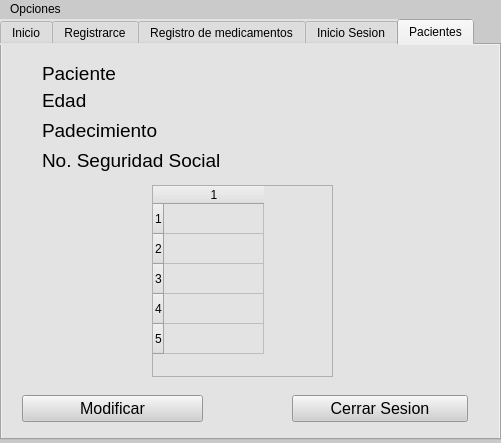
<?xml version="1.0" encoding="UTF-8"?>
<ui version="4.0">
 <class>MainWindow</class>
 <widget class="QMainWindow" name="MainWindow">
  <property name="geometry">
   <rect>
    <x>0</x>
    <y>0</y>
    <width>501</width>
    <height>443</height>
   </rect>
  </property>
  <property name="minimumSize">
   <size>
    <width>501</width>
    <height>443</height>
   </size>
  </property>
  <property name="maximumSize">
   <size>
    <width>501</width>
    <height>443</height>
   </size>
  </property>
  <property name="cursor">
   <cursorShape>PointingHandCursor</cursorShape>
  </property>
  <property name="windowTitle">
   <string>Pastillero</string>
  </property>
  <property name="styleSheet">
   <string notr="true">background-color: rgb(202, 202, 202);</string>
  </property>
  <widget class="QWidget" name="centralwidget">
   <widget class="QTabWidget" name="tabWidget">
    <property name="geometry">
     <rect>
      <x>0</x>
      <y>0</y>
      <width>501</width>
      <height>421</height>
     </rect>
    </property>
    <property name="minimumSize">
     <size>
      <width>501</width>
      <height>421</height>
     </size>
    </property>
    <property name="maximumSize">
     <size>
      <width>501</width>
      <height>421</height>
     </size>
    </property>
    <property name="styleSheet">
     <string notr="true">background-color: rgb(227, 227, 227);</string>
    </property>
    <property name="currentIndex">
     <number>4</number>
    </property>
    <widget class="QWidget" name="tab_inicio">
     <attribute name="title">
      <string>Inicio</string>
     </attribute>
     <widget class="QWidget" name="horizontalLayoutWidget">
      <property name="geometry">
       <rect>
        <x>60</x>
        <y>30</y>
        <width>361</width>
        <height>131</height>
       </rect>
      </property>
      <layout class="QHBoxLayout" name="horizontalLayout">
       <item>
        <spacer name="horizontalSpacer">
         <property name="orientation">
          <enum>Qt::Horizontal</enum>
         </property>
         <property name="sizeHint" stdset="0">
          <size>
           <width>40</width>
           <height>20</height>
          </size>
         </property>
        </spacer>
       </item>
       <item>
        <widget class="QLabel" name="label">
         <property name="font">
          <font>
           <pointsize>16</pointsize>
          </font>
         </property>
         <property name="styleSheet">
          <string notr="true">background-color: rgb(227,227,227);</string>
         </property>
         <property name="text">
          <string>Bienvenido a su pastillero digital</string>
         </property>
        </widget>
       </item>
       <item>
        <spacer name="horizontalSpacer_2">
         <property name="orientation">
          <enum>Qt::Horizontal</enum>
         </property>
         <property name="sizeHint" stdset="0">
          <size>
           <width>40</width>
           <height>20</height>
          </size>
         </property>
        </spacer>
       </item>
      </layout>
     </widget>
     <widget class="QPushButton" name="btn_registrarce">
      <property name="geometry">
       <rect>
        <x>270</x>
        <y>260</y>
        <width>176</width>
        <height>27</height>
       </rect>
      </property>
      <property name="font">
       <font>
        <pointsize>12</pointsize>
       </font>
      </property>
      <property name="styleSheet">
       <string notr="true">background-color: rgb(208, 208, 208);</string>
      </property>
      <property name="text">
       <string>Registrarce</string>
      </property>
     </widget>
     <widget class="QPushButton" name="btn_busqueda">
      <property name="geometry">
       <rect>
        <x>50</x>
        <y>260</y>
        <width>181</width>
        <height>27</height>
       </rect>
      </property>
      <property name="font">
       <font>
        <pointsize>12</pointsize>
       </font>
      </property>
      <property name="styleSheet">
       <string notr="true">background-color: rgb(208, 208, 208);</string>
      </property>
      <property name="text">
       <string>Iniciar Sesion</string>
      </property>
     </widget>
    </widget>
    <widget class="QWidget" name="tab_registro_px">
     <attribute name="title">
      <string>Registrarce</string>
     </attribute>
     <widget class="QWidget" name="horizontalLayoutWidget_2">
      <property name="geometry">
       <rect>
        <x>90</x>
        <y>0</y>
        <width>303</width>
        <height>71</height>
       </rect>
      </property>
      <layout class="QHBoxLayout" name="horizontalLayout_2">
       <item>
        <spacer name="horizontalSpacer_3">
         <property name="orientation">
          <enum>Qt::Horizontal</enum>
         </property>
         <property name="sizeHint" stdset="0">
          <size>
           <width>40</width>
           <height>20</height>
          </size>
         </property>
        </spacer>
       </item>
       <item>
        <widget class="QLabel" name="label_2">
         <property name="font">
          <font>
           <pointsize>16</pointsize>
          </font>
         </property>
         <property name="text">
          <string>Registro datos del Paciente</string>
         </property>
        </widget>
       </item>
       <item>
        <spacer name="horizontalSpacer_4">
         <property name="orientation">
          <enum>Qt::Horizontal</enum>
         </property>
         <property name="sizeHint" stdset="0">
          <size>
           <width>40</width>
           <height>20</height>
          </size>
         </property>
        </spacer>
       </item>
      </layout>
     </widget>
     <widget class="QLabel" name="label_3">
      <property name="geometry">
       <rect>
        <x>40</x>
        <y>120</y>
        <width>101</width>
        <height>16</height>
       </rect>
      </property>
      <property name="font">
       <font>
        <pointsize>14</pointsize>
       </font>
      </property>
      <property name="text">
       <string>Nombre</string>
      </property>
     </widget>
     <widget class="QLabel" name="label_4">
      <property name="geometry">
       <rect>
        <x>40</x>
        <y>150</y>
        <width>61</width>
        <height>31</height>
       </rect>
      </property>
      <property name="font">
       <font>
        <pointsize>14</pointsize>
       </font>
      </property>
      <property name="text">
       <string>Edad</string>
      </property>
     </widget>
     <widget class="QLabel" name="label_5">
      <property name="geometry">
       <rect>
        <x>40</x>
        <y>190</y>
        <width>131</width>
        <height>31</height>
       </rect>
      </property>
      <property name="font">
       <font>
        <pointsize>14</pointsize>
       </font>
      </property>
      <property name="text">
       <string>Padecimiento</string>
      </property>
     </widget>
     <widget class="QLabel" name="label_6">
      <property name="geometry">
       <rect>
        <x>40</x>
        <y>230</y>
        <width>151</width>
        <height>31</height>
       </rect>
      </property>
      <property name="font">
       <font>
        <pointsize>14</pointsize>
       </font>
      </property>
      <property name="text">
       <string>No. Seguro Social</string>
      </property>
     </widget>
     <widget class="QLineEdit" name="lEdit_nombre_reg">
      <property name="geometry">
       <rect>
        <x>200</x>
        <y>110</y>
        <width>211</width>
        <height>21</height>
       </rect>
      </property>
      <property name="styleSheet">
       <string notr="true">background-color: rgb(255, 255, 255);</string>
      </property>
     </widget>
     <widget class="QLineEdit" name="lEdit_edad_reg">
      <property name="geometry">
       <rect>
        <x>200</x>
        <y>150</y>
        <width>211</width>
        <height>21</height>
       </rect>
      </property>
      <property name="styleSheet">
       <string notr="true">background-color: rgb(255, 255, 255);</string>
      </property>
     </widget>
     <widget class="QLineEdit" name="lEdit_Dx">
      <property name="geometry">
       <rect>
        <x>200</x>
        <y>190</y>
        <width>211</width>
        <height>21</height>
       </rect>
      </property>
      <property name="styleSheet">
       <string notr="true">background-color: rgb(255, 255, 255);</string>
      </property>
     </widget>
     <widget class="QLineEdit" name="lEdit_NoSS">
      <property name="geometry">
       <rect>
        <x>200</x>
        <y>230</y>
        <width>211</width>
        <height>21</height>
       </rect>
      </property>
      <property name="styleSheet">
       <string notr="true">background-color: rgb(255, 255, 255);</string>
      </property>
     </widget>
     <widget class="QPushButton" name="btn_registrar_px">
      <property name="geometry">
       <rect>
        <x>280</x>
        <y>340</y>
        <width>191</width>
        <height>41</height>
       </rect>
      </property>
      <property name="font">
       <font>
        <pointsize>11</pointsize>
       </font>
      </property>
      <property name="styleSheet">
       <string notr="true">background-color: rgb(208, 208, 208);</string>
      </property>
      <property name="text">
       <string>Registrar</string>
      </property>
     </widget>
     <widget class="QLineEdit" name="lEdit_User">
      <property name="geometry">
       <rect>
        <x>200</x>
        <y>270</y>
        <width>211</width>
        <height>21</height>
       </rect>
      </property>
      <property name="styleSheet">
       <string notr="true">background-color: rgb(255, 255, 255);</string>
      </property>
     </widget>
     <widget class="QLineEdit" name="lEdit_Password">
      <property name="geometry">
       <rect>
        <x>200</x>
        <y>300</y>
        <width>211</width>
        <height>21</height>
       </rect>
      </property>
      <property name="styleSheet">
       <string notr="true">background-color: rgb(255, 255, 255);</string>
      </property>
     </widget>
     <widget class="QLabel" name="label_13">
      <property name="geometry">
       <rect>
        <x>40</x>
        <y>300</y>
        <width>151</width>
        <height>31</height>
       </rect>
      </property>
      <property name="font">
       <font>
        <pointsize>14</pointsize>
       </font>
      </property>
      <property name="text">
       <string>Contraseña</string>
      </property>
     </widget>
     <widget class="QLabel" name="label_24">
      <property name="geometry">
       <rect>
        <x>40</x>
        <y>270</y>
        <width>151</width>
        <height>31</height>
       </rect>
      </property>
      <property name="font">
       <font>
        <pointsize>14</pointsize>
       </font>
      </property>
      <property name="text">
       <string>Usuario</string>
      </property>
     </widget>
     <widget class="QLabel" name="lbl_corregir">
      <property name="geometry">
       <rect>
        <x>30</x>
        <y>60</y>
        <width>411</width>
        <height>41</height>
       </rect>
      </property>
      <property name="font">
       <font>
        <pointsize>12</pointsize>
       </font>
      </property>
      <property name="styleSheet">
       <string notr="true">color: rgb(255, 0, 0);</string>
      </property>
      <property name="text">
       <string/>
      </property>
      <property name="alignment">
       <set>Qt::AlignCenter</set>
      </property>
      <property name="wordWrap">
       <bool>true</bool>
      </property>
     </widget>
     <widget class="QPushButton" name="btn_regresar_main">
      <property name="geometry">
       <rect>
        <x>40</x>
        <y>340</y>
        <width>191</width>
        <height>41</height>
       </rect>
      </property>
      <property name="font">
       <font>
        <pointsize>11</pointsize>
       </font>
      </property>
      <property name="styleSheet">
       <string notr="true">background-color: rgb(208, 208, 208);</string>
      </property>
      <property name="text">
       <string>Regresar a menu principal</string>
      </property>
     </widget>
    </widget>
    <widget class="QWidget" name="tab_registro_medicamento">
     <attribute name="title">
      <string>Registro de medicamentos</string>
     </attribute>
     <widget class="QLabel" name="label_11">
      <property name="geometry">
       <rect>
        <x>50</x>
        <y>160</y>
        <width>121</width>
        <height>16</height>
       </rect>
      </property>
      <property name="font">
       <font>
        <pointsize>14</pointsize>
       </font>
      </property>
      <property name="text">
       <string>Medicamento</string>
      </property>
     </widget>
     <widget class="QLabel" name="label_15">
      <property name="geometry">
       <rect>
        <x>60</x>
        <y>30</y>
        <width>371</width>
        <height>31</height>
       </rect>
      </property>
      <property name="font">
       <font>
        <pointsize>14</pointsize>
       </font>
      </property>
      <property name="text">
       <string>Ingrese los medicamentos, uno por uno</string>
      </property>
     </widget>
     <widget class="QPushButton" name="btn_add_med">
      <property name="geometry">
       <rect>
        <x>150</x>
        <y>200</y>
        <width>191</width>
        <height>41</height>
       </rect>
      </property>
      <property name="font">
       <font>
        <pointsize>12</pointsize>
       </font>
      </property>
      <property name="styleSheet">
       <string notr="true">background-color: rgb(208, 208, 208);</string>
      </property>
      <property name="text">
       <string>Agregar medicamento</string>
      </property>
     </widget>
     <widget class="QPushButton" name="btn_end_med">
      <property name="geometry">
       <rect>
        <x>170</x>
        <y>320</y>
        <width>191</width>
        <height>41</height>
       </rect>
      </property>
      <property name="font">
       <font>
        <pointsize>12</pointsize>
       </font>
      </property>
      <property name="styleSheet">
       <string notr="true">background-color: rgb(208, 208, 208);</string>
      </property>
      <property name="text">
       <string>Concluir registro</string>
      </property>
     </widget>
     <widget class="QComboBox" name="comboBox">
      <property name="geometry">
       <rect>
        <x>220</x>
        <y>150</y>
        <width>211</width>
        <height>31</height>
       </rect>
      </property>
      <property name="styleSheet">
       <string notr="true">background-color: rgb(243, 243, 243);</string>
      </property>
     </widget>
     <widget class="QPushButton" name="btn_record_med">
      <property name="geometry">
       <rect>
        <x>260</x>
        <y>260</y>
        <width>191</width>
        <height>41</height>
       </rect>
      </property>
      <property name="font">
       <font>
        <pointsize>10</pointsize>
       </font>
      </property>
      <property name="styleSheet">
       <string notr="true">background-color: rgb(208, 208, 208);</string>
      </property>
      <property name="text">
       <string>Registrar nuevo medicamento</string>
      </property>
     </widget>
     <widget class="QLabel" name="label_9">
      <property name="geometry">
       <rect>
        <x>20</x>
        <y>70</y>
        <width>441</width>
        <height>41</height>
       </rect>
      </property>
      <property name="font">
       <font>
        <pointsize>12</pointsize>
       </font>
      </property>
      <property name="whatsThis">
       <string>&lt;html&gt;&lt;head/&gt;&lt;body&gt;&lt;p&gt;&lt;span style=&quot; font-size:10pt;&quot;&gt;kl&lt;/span&gt;&lt;/p&gt;&lt;/body&gt;&lt;/html&gt;</string>
      </property>
      <property name="frameShadow">
       <enum>QFrame::Sunken</enum>
      </property>
      <property name="lineWidth">
       <number>1</number>
      </property>
      <property name="text">
       <string>Medicamentos seleccionados: 0</string>
      </property>
      <property name="wordWrap">
       <bool>true</bool>
      </property>
     </widget>
     <widget class="QPushButton" name="btn_updateBox">
      <property name="geometry">
       <rect>
        <x>30</x>
        <y>260</y>
        <width>191</width>
        <height>41</height>
       </rect>
      </property>
      <property name="font">
       <font>
        <pointsize>10</pointsize>
       </font>
      </property>
      <property name="styleSheet">
       <string notr="true">background-color: rgb(208, 208, 208);</string>
      </property>
      <property name="text">
       <string>Actualizar lista</string>
      </property>
     </widget>
    </widget>
    <widget class="QWidget" name="tab_inicioSesion">
     <attribute name="title">
      <string>Inicio Sesion</string>
     </attribute>
     <widget class="QPushButton" name="btn_pxView">
      <property name="geometry">
       <rect>
        <x>270</x>
        <y>220</y>
        <width>191</width>
        <height>41</height>
       </rect>
      </property>
      <property name="font">
       <font>
        <pointsize>11</pointsize>
       </font>
      </property>
      <property name="styleSheet">
       <string notr="true">background-color: rgb(208, 208, 208);</string>
      </property>
      <property name="text">
       <string>Iniciar sesion</string>
      </property>
     </widget>
     <widget class="QLineEdit" name="lbl_nombre_ingresar">
      <property name="geometry">
       <rect>
        <x>190</x>
        <y>90</y>
        <width>211</width>
        <height>21</height>
       </rect>
      </property>
      <property name="styleSheet">
       <string notr="true">background-color: rgb(255, 255, 255);</string>
      </property>
     </widget>
     <widget class="QLabel" name="label_7">
      <property name="geometry">
       <rect>
        <x>60</x>
        <y>90</y>
        <width>101</width>
        <height>16</height>
       </rect>
      </property>
      <property name="font">
       <font>
        <pointsize>14</pointsize>
       </font>
      </property>
      <property name="text">
       <string>Usuario</string>
      </property>
     </widget>
     <widget class="QLineEdit" name="lbl_password">
      <property name="geometry">
       <rect>
        <x>190</x>
        <y>140</y>
        <width>211</width>
        <height>21</height>
       </rect>
      </property>
      <property name="styleSheet">
       <string notr="true">background-color: rgb(255, 255, 255);</string>
      </property>
     </widget>
     <widget class="QLabel" name="label_8">
      <property name="geometry">
       <rect>
        <x>60</x>
        <y>140</y>
        <width>101</width>
        <height>16</height>
       </rect>
      </property>
      <property name="font">
       <font>
        <pointsize>14</pointsize>
       </font>
      </property>
      <property name="text">
       <string>Contraseña</string>
      </property>
     </widget>
     <widget class="QLabel" name="label_14">
      <property name="geometry">
       <rect>
        <x>150</x>
        <y>30</y>
        <width>221</width>
        <height>31</height>
       </rect>
      </property>
      <property name="font">
       <font>
        <pointsize>14</pointsize>
       </font>
      </property>
      <property name="text">
       <string>Ingrese los datos</string>
      </property>
     </widget>
     <widget class="QPushButton" name="btn_regresar_2">
      <property name="geometry">
       <rect>
        <x>30</x>
        <y>220</y>
        <width>191</width>
        <height>41</height>
       </rect>
      </property>
      <property name="font">
       <font>
        <pointsize>11</pointsize>
       </font>
      </property>
      <property name="styleSheet">
       <string notr="true">background-color: rgb(208, 208, 208);</string>
      </property>
      <property name="text">
       <string>Regresar a menu principal</string>
      </property>
     </widget>
    </widget>
    <widget class="QWidget" name="tab_tabla_px">
     <attribute name="title">
      <string>Pacientes</string>
     </attribute>
     <widget class="QLabel" name="label_16">
      <property name="geometry">
       <rect>
        <x>40</x>
        <y>70</y>
        <width>131</width>
        <height>31</height>
       </rect>
      </property>
      <property name="font">
       <font>
        <pointsize>14</pointsize>
       </font>
      </property>
      <property name="text">
       <string>Padecimiento</string>
      </property>
     </widget>
     <widget class="QLabel" name="label_17">
      <property name="geometry">
       <rect>
        <x>40</x>
        <y>40</y>
        <width>61</width>
        <height>31</height>
       </rect>
      </property>
      <property name="font">
       <font>
        <pointsize>14</pointsize>
       </font>
      </property>
      <property name="text">
       <string>Edad</string>
      </property>
     </widget>
     <widget class="QLabel" name="label_18">
      <property name="geometry">
       <rect>
        <x>40</x>
        <y>20</y>
        <width>101</width>
        <height>16</height>
       </rect>
      </property>
      <property name="font">
       <font>
        <pointsize>14</pointsize>
       </font>
      </property>
      <property name="text">
       <string>Paciente</string>
      </property>
     </widget>
     <widget class="QLabel" name="label_19">
      <property name="geometry">
       <rect>
        <x>40</x>
        <y>100</y>
        <width>191</width>
        <height>31</height>
       </rect>
      </property>
      <property name="font">
       <font>
        <pointsize>14</pointsize>
       </font>
      </property>
      <property name="text">
       <string>No. Seguridad Social</string>
      </property>
     </widget>
     <widget class="QLabel" name="lbl_nombre">
      <property name="geometry">
       <rect>
        <x>150</x>
        <y>20</y>
        <width>47</width>
        <height>13</height>
       </rect>
      </property>
      <property name="text">
       <string/>
      </property>
     </widget>
     <widget class="QLabel" name="lbl_edad">
      <property name="geometry">
       <rect>
        <x>140</x>
        <y>50</y>
        <width>47</width>
        <height>13</height>
       </rect>
      </property>
      <property name="text">
       <string/>
      </property>
     </widget>
     <widget class="QLabel" name="lbl_Dx">
      <property name="geometry">
       <rect>
        <x>190</x>
        <y>80</y>
        <width>47</width>
        <height>13</height>
       </rect>
      </property>
      <property name="text">
       <string/>
      </property>
     </widget>
     <widget class="QLabel" name="lbl_NoSocial">
      <property name="geometry">
       <rect>
        <x>260</x>
        <y>110</y>
        <width>47</width>
        <height>13</height>
       </rect>
      </property>
      <property name="text">
       <string/>
      </property>
     </widget>
     <widget class="QPushButton" name="btn_back_inicio">
      <property name="geometry">
       <rect>
        <x>290</x>
        <y>350</y>
        <width>176</width>
        <height>27</height>
       </rect>
      </property>
      <property name="font">
       <font>
        <pointsize>12</pointsize>
       </font>
      </property>
      <property name="styleSheet">
       <string notr="true">background-color: rgb(208, 208, 208);</string>
      </property>
      <property name="text">
       <string>Cerrar Sesion</string>
      </property>
     </widget>
     <widget class="QPushButton" name="btn_modificar">
      <property name="geometry">
       <rect>
        <x>20</x>
        <y>350</y>
        <width>181</width>
        <height>27</height>
       </rect>
      </property>
      <property name="font">
       <font>
        <pointsize>12</pointsize>
       </font>
      </property>
      <property name="styleSheet">
       <string notr="true">background-color: rgb(208, 208, 208);</string>
      </property>
      <property name="text">
       <string>Modificar</string>
      </property>
     </widget>
     <widget class="QTableWidget" name="tabla_medicamentos">
      <property name="geometry">
       <rect>
        <x>150</x>
        <y>140</y>
        <width>181</width>
        <height>192</height>
       </rect>
      </property>
      <property name="rowCount">
       <number>5</number>
      </property>
      <property name="columnCount">
       <number>1</number>
      </property>
      <row/>
      <row/>
      <row/>
      <row/>
      <row/>
      <column/>
     </widget>
    </widget>
   </widget>
  </widget>
  <widget class="QMenuBar" name="menubar">
   <property name="geometry">
    <rect>
     <x>0</x>
     <y>0</y>
     <width>501</width>
     <height>21</height>
    </rect>
   </property>
   <widget class="QMenu" name="menuOpciones">
    <property name="title">
     <string>Opciones </string>
    </property>
    <addaction name="actionInformacion"/>
   </widget>
   <addaction name="menuOpciones"/>
  </widget>
  <action name="actionInformacion">
   <property name="text">
    <string>Informacion </string>
   </property>
  </action>
 </widget>
 <resources/>
 <connections/>
</ui>
